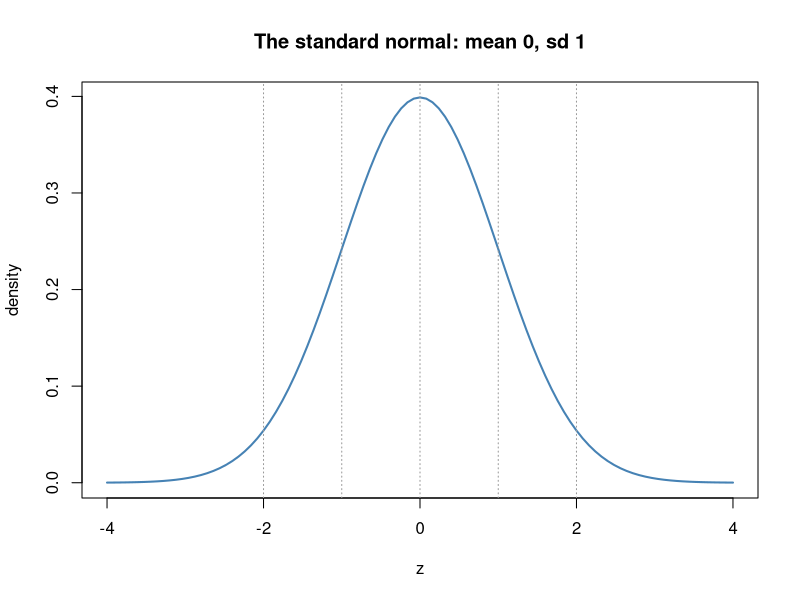
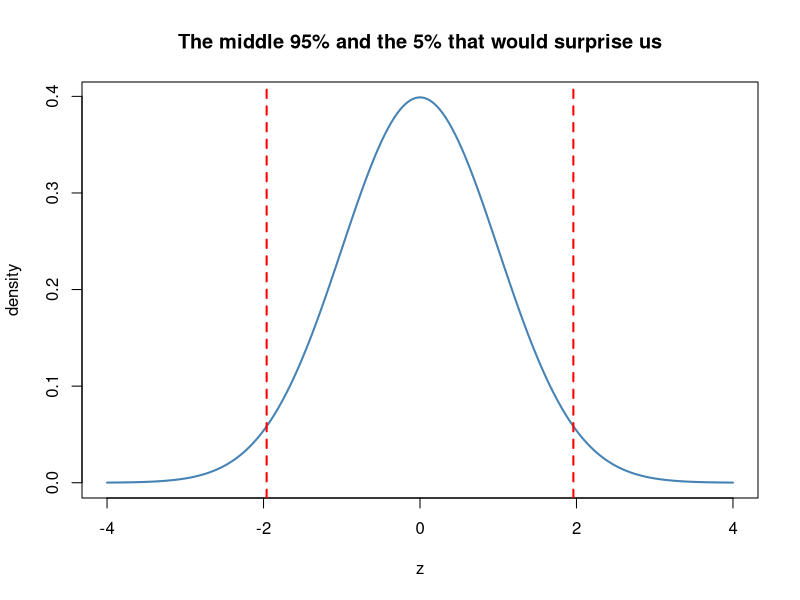

Source code (R) for these figures, in order:
## ---- chunk 1
sat  <- 1350;  sat_mean  <- 1050; sat_sd  <- 200
act  <- 30;    act_mean  <- 21;   act_sd  <- 5

z_sat <- (sat - sat_mean) / sat_sd
z_act <- (act - act_mean) / act_sd
c(z_SAT = z_sat, z_ACT = z_act)
## ---- chunk 2
curve(dnorm(x), from = -4, to = 4, lwd = 2, col = "steelblue",
      main = "The standard normal: mean 0, sd 1", xlab = "z", ylab = "density")
abline(v = c(-2, -1, 0, 1, 2), lty = 3, col = "grey60")
## ---- chunk 3
pnorm(1)             # P(Z < 1): area to the left of z = 1
1 - pnorm(2)         # P(Z > 2): the upper tail beyond z = 2
pnorm(2) - pnorm(-2) # P(-2 < Z < 2): the middle ~95%
qnorm(0.975)         # which z cuts off the top 2.5%? (the famous 1.96)
## ---- chunk 4
# picture the "unusual" tails beyond +/- 1.96
z <- seq(-4, 4, length.out = 400)
plot(z, dnorm(z), type = "l", lwd = 2, col = "steelblue",
     main = "The middle 95% and the 5% that would surprise us",
     xlab = "z", ylab = "density")
abline(v = c(-1.96, 1.96), col = "red", lwd = 2, lty = 2)
## ---- chunk 5
z_height <- (74 - 68) / 4              # a 74-inch person, mean 68, sd 4
percentile <- pnorm(z_height) * 100
c(z = z_height, percentile = percentile)
